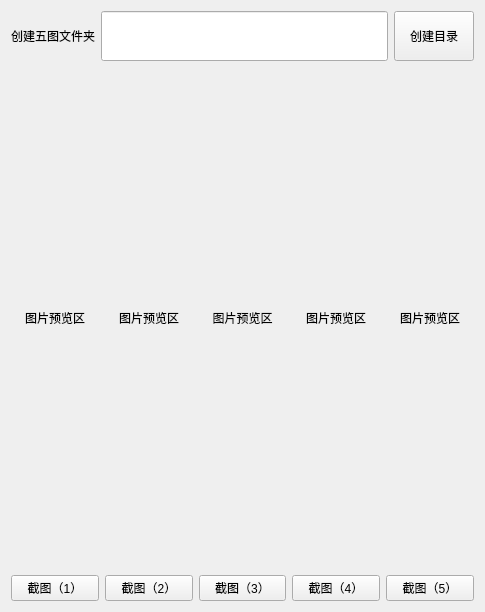
<?xml version="1.0" encoding="UTF-8"?>
<ui version="4.0">
 <class>Form</class>
 <widget class="QWidget" name="Form">
  <property name="geometry">
   <rect>
    <x>0</x>
    <y>0</y>
    <width>485</width>
    <height>612</height>
   </rect>
  </property>
  <property name="windowTitle">
   <string>截五图工具</string>
  </property>
  <layout class="QVBoxLayout" name="verticalLayout_6" stretch="2,8">
   <item>
    <layout class="QHBoxLayout" name="horizontalLayout" stretch="1,9,1">
     <item>
      <widget class="QLabel" name="label">
       <property name="styleSheet">
        <string notr="true">font: 14pt &quot;微软雅黑&quot;;</string>
       </property>
       <property name="text">
        <string>创建五图文件夹</string>
       </property>
      </widget>
     </item>
     <item>
      <widget class="QLineEdit" name="dir_name">
       <property name="minimumSize">
        <size>
         <width>0</width>
         <height>50</height>
        </size>
       </property>
       <property name="styleSheet">
        <string notr="true">font: 14pt &quot;微软雅黑&quot;;</string>
       </property>
      </widget>
     </item>
     <item>
      <widget class="QPushButton" name="mkdir_dir">
       <property name="minimumSize">
        <size>
         <width>0</width>
         <height>50</height>
        </size>
       </property>
       <property name="text">
        <string>创建目录</string>
       </property>
      </widget>
     </item>
    </layout>
   </item>
   <item>
    <layout class="QHBoxLayout" name="horizontalLayout_2">
     <item>
      <layout class="QVBoxLayout" name="verticalLayout">
       <item>
        <widget class="QLabel" name="img1">
         <property name="text">
          <string>图片预览区</string>
         </property>
         <property name="textFormat">
          <enum>Qt::AutoText</enum>
         </property>
         <property name="alignment">
          <set>Qt::AlignCenter</set>
         </property>
        </widget>
       </item>
       <item>
        <widget class="QPushButton" name="scr1">
         <property name="text">
          <string>截图（1）</string>
         </property>
        </widget>
       </item>
      </layout>
     </item>
     <item>
      <layout class="QVBoxLayout" name="verticalLayout_2">
       <item>
        <widget class="QLabel" name="img2">
         <property name="text">
          <string>图片预览区</string>
         </property>
         <property name="alignment">
          <set>Qt::AlignCenter</set>
         </property>
        </widget>
       </item>
       <item>
        <widget class="QPushButton" name="scr2">
         <property name="text">
          <string>截图（2）</string>
         </property>
        </widget>
       </item>
      </layout>
     </item>
     <item>
      <layout class="QVBoxLayout" name="verticalLayout_3">
       <item>
        <widget class="QLabel" name="img3">
         <property name="text">
          <string>图片预览区</string>
         </property>
         <property name="alignment">
          <set>Qt::AlignCenter</set>
         </property>
        </widget>
       </item>
       <item>
        <widget class="QPushButton" name="scr3">
         <property name="text">
          <string>截图（3）</string>
         </property>
        </widget>
       </item>
      </layout>
     </item>
     <item>
      <layout class="QVBoxLayout" name="verticalLayout_4">
       <item>
        <widget class="QLabel" name="img4">
         <property name="text">
          <string>图片预览区</string>
         </property>
         <property name="alignment">
          <set>Qt::AlignCenter</set>
         </property>
        </widget>
       </item>
       <item>
        <widget class="QPushButton" name="scr4">
         <property name="text">
          <string>截图（4）</string>
         </property>
        </widget>
       </item>
      </layout>
     </item>
     <item>
      <layout class="QVBoxLayout" name="verticalLayout_5">
       <item>
        <widget class="QLabel" name="img5">
         <property name="text">
          <string>图片预览区</string>
         </property>
         <property name="alignment">
          <set>Qt::AlignCenter</set>
         </property>
        </widget>
       </item>
       <item>
        <widget class="QPushButton" name="scr5">
         <property name="text">
          <string>截图（5）</string>
         </property>
        </widget>
       </item>
      </layout>
     </item>
    </layout>
   </item>
  </layout>
 </widget>
 <resources/>
 <connections/>
</ui>
